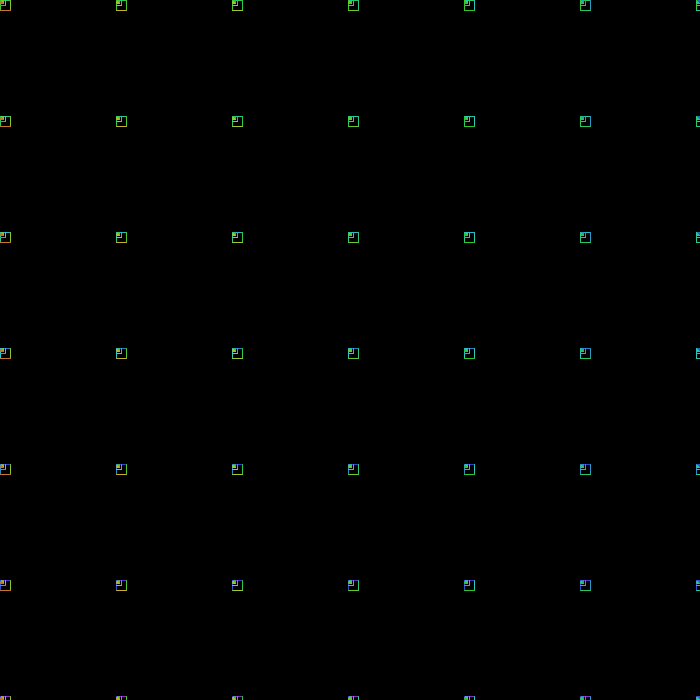
Frame 1 (no input)
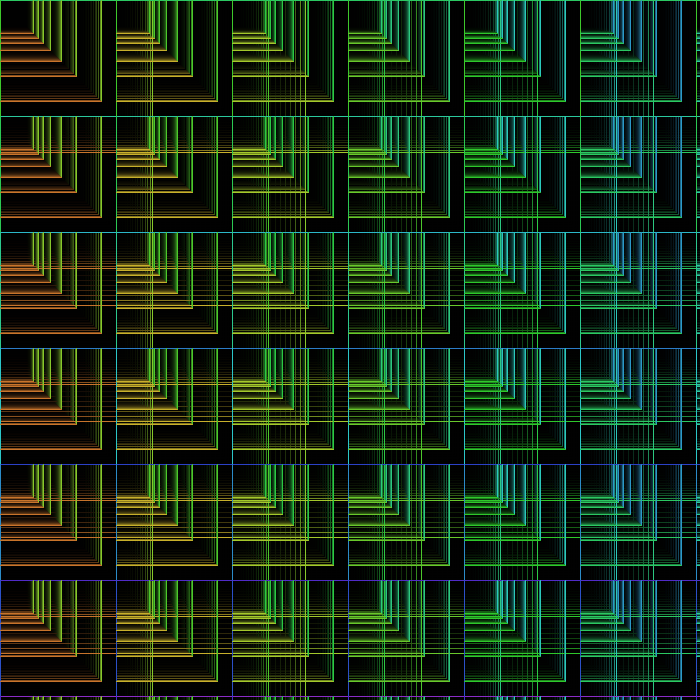
Frame 60 (the mouse pressed at the canvas centre just before this capture)
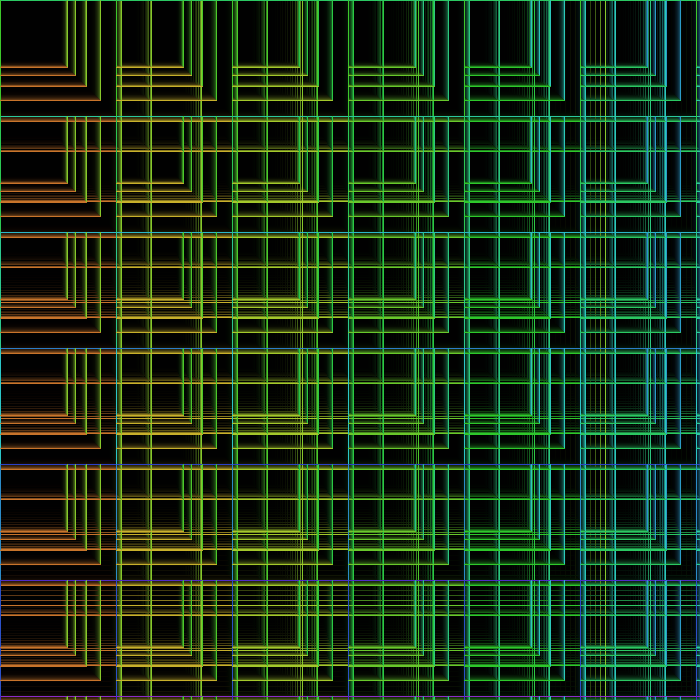
Frame 120 (the mouse held since frame 60 and released just before this capture)

The Processing sketch that drew these frames (run headless with seeded random() and noise(); from frame 60 on, the mouse is pressed at the canvas centre):

// Processing sketch: processing_55973
// ── processing_55973.pde

int s = 10;
int i = 1;
void setup() {
  size(700, 700);
  colorMode(HSB);
  background(0);
}

void draw() {

  fill(0, 80);
  rect(0, 0, width, height);

  for ( int k = 1; k < 10; k ++) {
    for ( int i = 0; i < width; i += width/6) {
      for ( int j = 0; j < height; j += height/6) {    
            //  line(i,j,i+s,j); 
            //  line(i,j,i,j+s); 
            //  line(i+s,j,i+s,j+s); 
            //  line(i,j+s,i+s,j+s);   
            stroke(100+j%100, 200, 200);        
            line(i, j, i+s/k, j); 

            stroke(80+j%100, 200, 200);        
            line(i, j, i, j+s/k); 

            stroke(60+i%100, 200, 200);
            line(i+s/k, j, i+s/k, j+s/k); 

            stroke(20+i%100, 200, 200);
            line(i, j+s/k, i+s/k, j+s/k);
          }
        }
      }

      s += i*5;
      if ( s >= width || s <= -width) {
        i *= -1;
      }
    }
